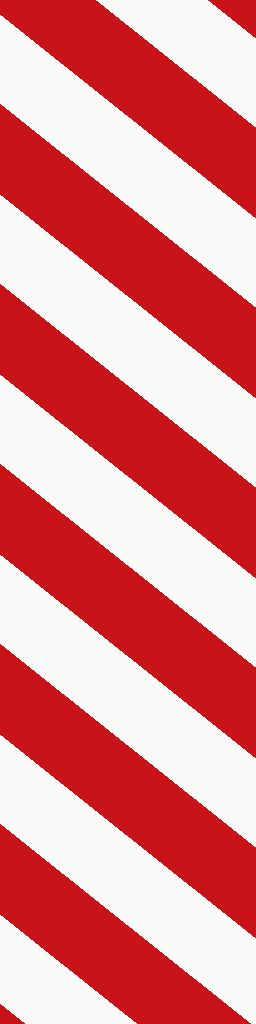
#> input picture msfs2xp-aircraft/tools/gse/decals/chevrons.png, 256 x 1024 px, given in place of fuel_tanker_default.png, which was not available
$ python contact_group2.py decals decals/diesel.png
#> lines starting #> are read from the running program, lines starting #| are printed output that depends on the picture; pictures that were not available may be replaced by others from this repository, and a replacement may not be noted
import sys

from PIL import Image, ImageDraw, ImageFont

VEHICLES = ['fuel_tanker', 'water_truck', 'lav_truck', 'clean_van', 'deice_truck']
LIVERIES = ['default', 'dnata', 'swissport', 'menzies']
W, H = 480, 300
LABEL = 28


def main():
    checks, out = sys.argv[1], sys.argv[2]
    font = ImageFont.truetype('C:/Windows/Fonts/arialbd.ttf', 18)
    sheet = Image.new('RGB', (W * len(LIVERIES), (H + LABEL) * len(VEHICLES)), (30, 30, 32))
    d = ImageDraw.Draw(sheet)
    for r, v in enumerate(VEHICLES):
        for c, lv in enumerate(LIVERIES):
            x, y = c * W, r * (H + LABEL)
            d.text((x + 8, y + 4), f'{v} / {lv}', font=font, fill=(235, 235, 235))
            try:
                img = Image.open(f'{checks}/{v}_{lv}.png').convert('RGB').resize((W, H), Image.LANCZOS)
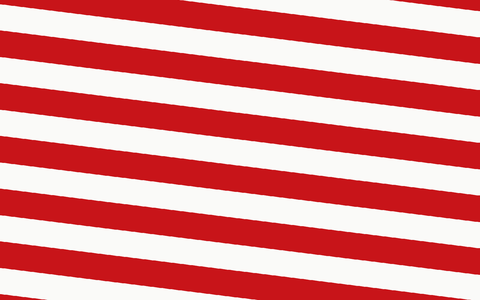
#> img: PIL image 480x300 RGB; mean R, G, B 224.9, 134.4, 136
                sheet.paste(img, (x, y + LABEL))
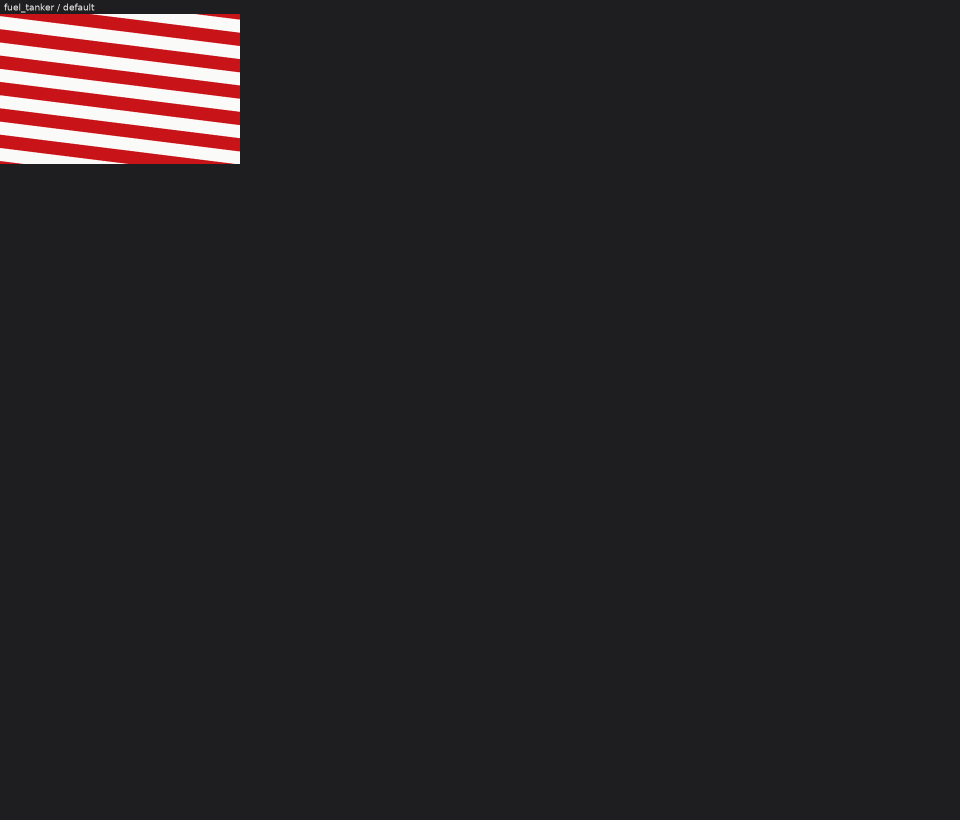
#> sheet: PIL image 1920x1640 RGB (shown at 1/2 size); mean R, G, B 39, 34.8, 36.8
            except FileNotFoundError:
                d.text((x + 8, y + LABEL + 8), 'missing', font=font, fill=(255, 90, 90))
    sheet.save(out)
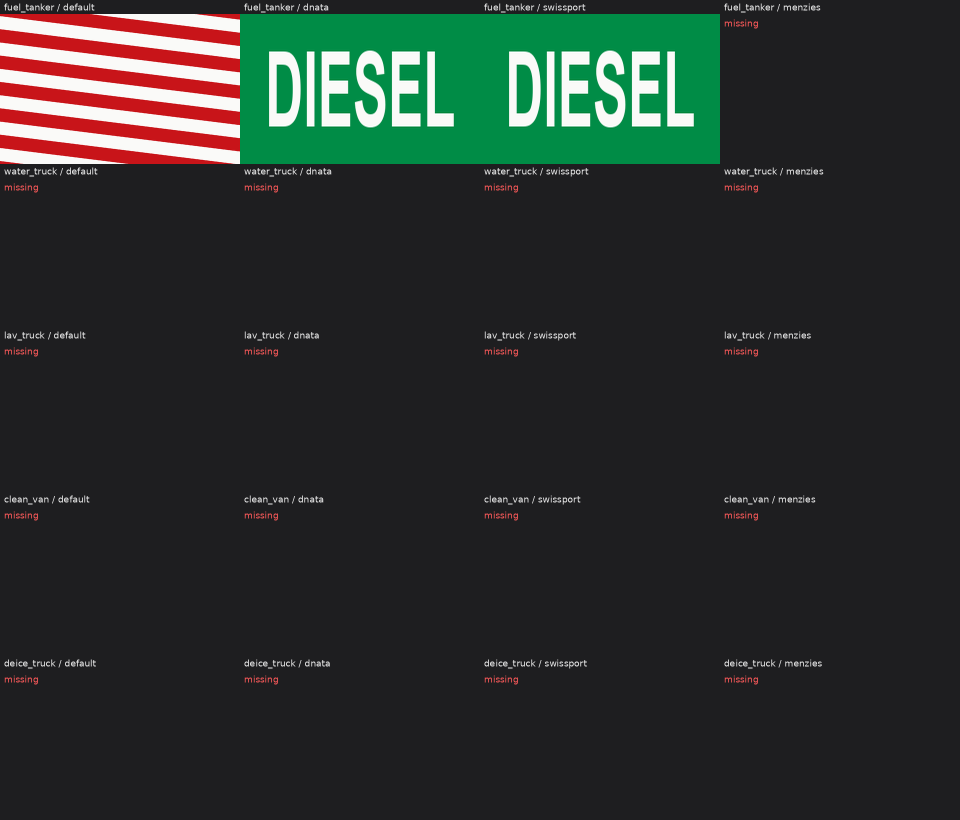
#> saved as diesel.png: PIL image 1920x1640 RGB (shown at 1/2 size); mean R, G, B 41.8, 47.8, 44.3


main()
